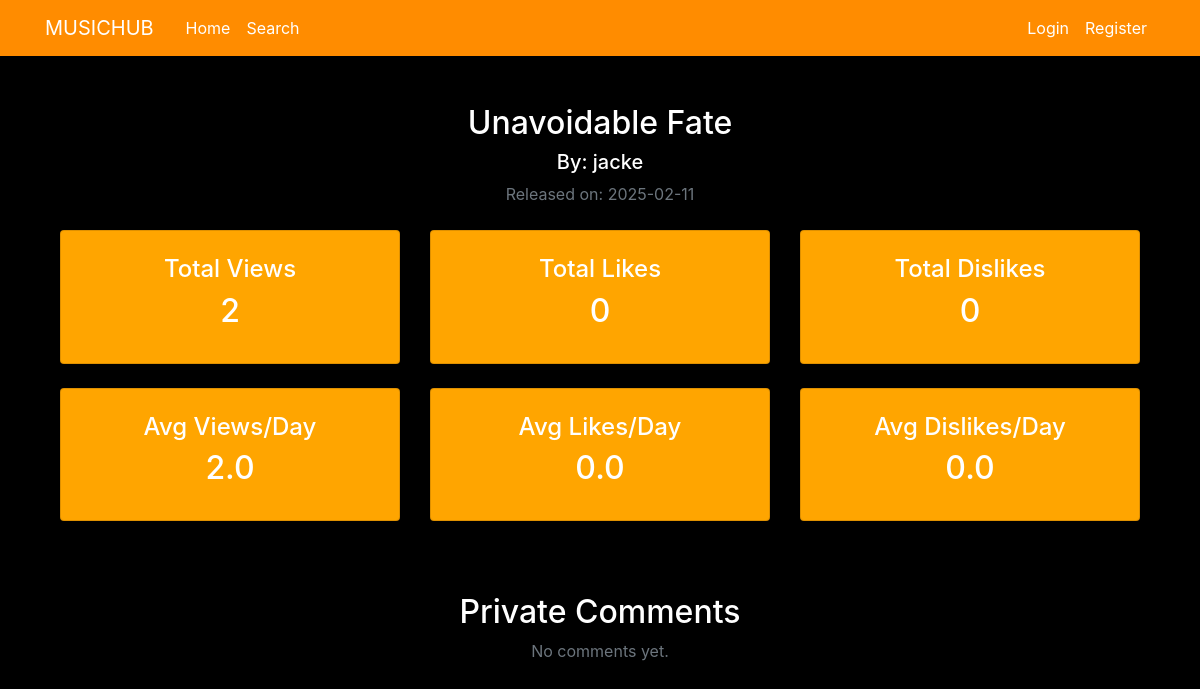
The page /music/16/detail on the database its author committed.
### musicapp/models.py (models this page shows, shortened)
class Music(db.Model):
    id = db.Column(db.Integer, primary_key=True)
    title = db.Column(db.String(40), nullable=False)
    creator_id = db.Column(db.Integer, db.ForeignKey('user.id'), nullable=False)
    cover_image_file = db.Column(db.String(100), nullable=False, default='default_cover.jpg')  # Default cover
    upload_date = db.Column(db.Date, nullable=False, default=datetime.utcnow)
    genre_id = db.Column(db.Integer, db.ForeignKey('genre.id'))
    shareable = db.Column(db.Boolean, default=True)
    premium = db.Column(db.Boolean, default=False)

class User(db.Model, UserMixin):
    id = db.Column(db.Integer, primary_key=True)
    username = db.Column(db.String(20), unique=True, nullable=False)
    image_file = db.Column(db.String(20), nullable=False, default='default.jpg')
    password = db.Column(db.String(60), nullable=False)
    role = db.Column(db.String(10), nullable=False, default='user')  # 'user' or 'creator'
    bank_details = db.Column(db.String(50), nullable=True)  # Only for creators

class MusicMetrics(db.Model):
    music_id = db.Column(db.Integer, db.ForeignKey('music.id'), primary_key=True)
    like_count = db.Column(db.Integer, default=0)
    dislike_count = db.Column(db.Integer, default=0)
    view_count = db.Column(db.Integer, default=0)

### musicapp/routes.py (the view)
@bp.route("/music/<int:music_id>/detail")
def music_detail(music_id):
    music = Music.query.get_or_404(music_id)
    music_creator = User.query.get(music.creator_id).username
    metrics = MusicMetrics.query.get(music_id)
    comments = Comment.query.filter_by(music_id=music.id).all()
    commentors = [User.query.get(comment.user_id).username for comment in comments]
    if not metrics:
        metrics = MusicMetrics(music_id=music.id)
        db.session.add(metrics)
        db.session.commit()
    days_since_release = (datetime.utcnow().date() - music.upload_date).days
    days_since_release = max(days_since_release, 1)  # Prevent division by zero
    avg_views_per_day = round(metrics.view_count / days_since_release, 2)
    avg_likes_per_day = round(metrics.like_count / days_since_release, 2)
    avg_dislikes_per_day = round(metrics.dislike_count / days_since_release, 2)
    return render_template(
        "musicdetail.html",
        music=music,
        music_creator=music_creator,
        music_metrics=metrics,
        avg_views_per_day=avg_views_per_day,
        avg_likes_per_day=avg_likes_per_day,
        avg_dislikes_per_day=avg_dislikes_per_day,
        comments = comments,
        commentors = commentors
    )

### musicapp/templates/musicdetail.html
{% extends "layout.html" %}
{% block content %}
<div class="container text-center mt-4">
    <h2>{{ music.title }}</h2>
    <h5>By: {{ music_creator }}</h5>
    <p class="text-muted">Released on: {{ music.upload_date.strftime('%Y-%m-%d') }}</p>
    <div class="row mt-4">
        <div class="col-md-4">
            <div class="card p-4 shadow">
                <h4>Total Views</h4>
                <h2>{{ music_metrics.view_count }}</h2>
            </div>
        </div>
        <div class="col-md-4">
            <div class="card p-4 shadow">
                <h4>Total Likes</h4>
                <h2>{{ music_metrics.like_count }}</h2>
            </div>
        </div>
        <div class="col-md-4">
            <div class="card p-4 shadow">
                <h4>Total Dislikes</h4>
                <h2>{{ music_metrics.dislike_count }}</h2>
            </div>
        </div>
    </div>
    <div class="row mt-4">
        <div class="col-md-4">
            <div class="card p-4 shadow">
                <h4>Avg Views/Day</h4>
                <h2>{{ avg_views_per_day }}</h2>
            </div>
        </div>
        <div class="col-md-4">
            <div class="card p-4 shadow">
                <h4>Avg Likes/Day</h4>
                <h2>{{ avg_likes_per_day }}</h2>
            </div>
        </div>
        <div class="col-md-4">
            <div class="card p-4 shadow">
                <h4>Avg Dislikes/Day</h4>
                <h2>{{ avg_dislikes_per_day }}</h2>
            </div>
        </div>
    </div>
    <h2 class ="mt-5 pt-4">Private Comments</h2>
    {% if comments %}
        <ul class="list-group mt-3">
            {% for comment in comments %}
                <li class="orange list-group-item">
                    <strong>{{ commentors[loop.index0] }}:</strong> {{ comment.content }} <br>
                    <small class="">{{ comment.date.strftime('%Y-%m-%d %H:%M') }}</small>
                </li>
            {% endfor %}
        </ul>
    {% else %}
        <p class="text-muted">No comments yet.</p>
    {% endif %}
</div>
{% endblock %}

### musicapp/static/main.css (style rules this page uses)
body { background: #000000; color: #ffffff; margin-top: 5rem; }
h1, h2, h3, h4, h5, h6 { color: #ffffff; }
.card { background: #FFA500; }

### rows shown on the page
Music: title "Unavoidable Fate", upload_date "2025-02-11"
User: username "jacke"
MusicMetrics: view_count "2", like_count "0", dislike_count "0"

### other values the page prints
{{ avg_views_per_day }} "2.0"
{{ avg_likes_per_day }} "0.0"
{{ avg_dislikes_per_day }} "0.0"
